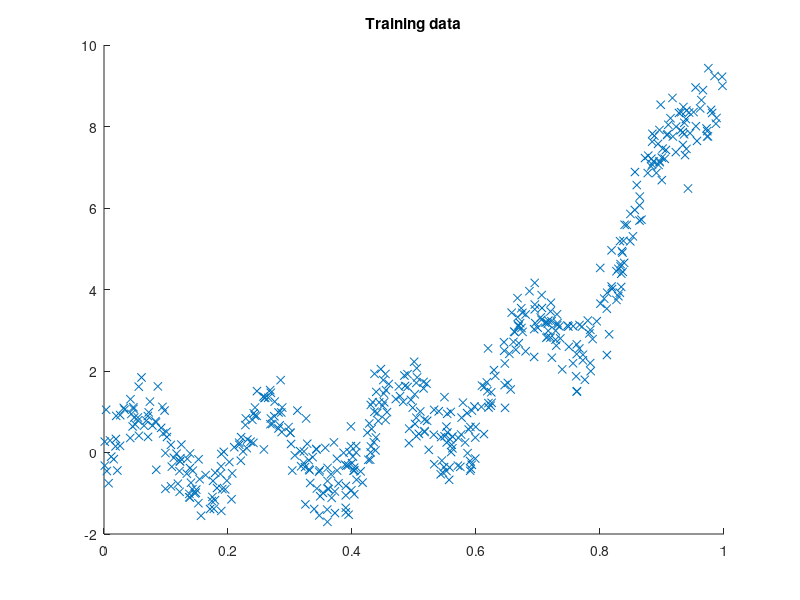

Here is the MATLAB script that generated this plot:
%%Exercise A
%1) Plot the training samples and their corresponding label.
load('reg_data_set_1.mat')
scatter(x,y,'x');
title('Training data')